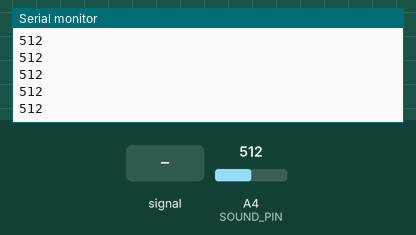
Recording of a sketch running on a simulated Arduino Uno, built with avr-gcc and run on an emulated ATmega328P. Shown: the last lines printed to the serial monitor. The test bench sets the inputs (shaded band); at power-on: A4 (SOUND_PIN) = 512.

Above: at 1.2 s.
1.3 s: A4 (SOUND_PIN) fed a 200 Hz sine of ±81 counts around its level
At 1.31 s:
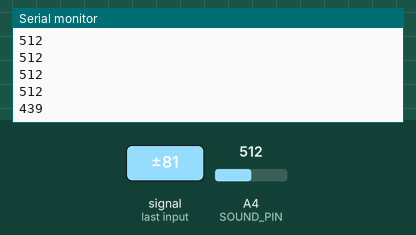
2.8 s: A4 (SOUND_PIN) set to 716
At 2.81 s:
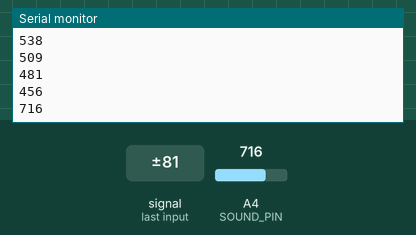
4.3 s: A4 (SOUND_PIN) fed a 1000 Hz sine of ±255 counts around its level
At 4.32 s:
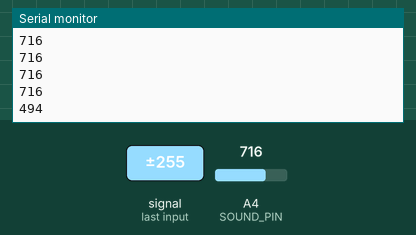
5.8 s: A4 (SOUND_PIN) set to 900
At 5.82 s:
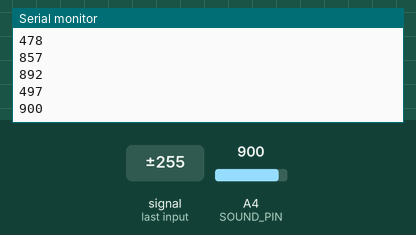
Timing chart, 0 to 8.3 s (numbered marks = the images above; inputs shaded):
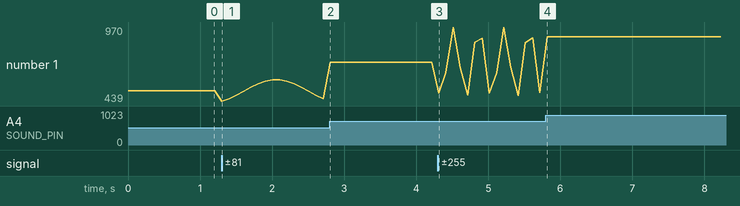

The sketch:

analog_sound_sensor_test.ino
```cpp
/*
 * This ESP32 code is created by esp32io.com
 *
 * This ESP32 code is released in the public domain
 *
 * For more detail (instruction and wiring diagram), visit https://esp32io.com/tutorials/esp32-sound-SOUND
 */

const int SOUND_PIN = A4; // ESP32 pin GPIO18 connected to the OUT pin of the sound SOUND

//int lastState = HIGH;  // the previous state from the input pin
//int currentState;      // the current reading from the input pin
int soundvar;

void setup() {
  // initialize serial communication at 9600 bits per second:
  Serial.begin(9600);
  // initialize the ESP32's pin as an input
  pinMode(SOUND_PIN, INPUT);
}

void loop() {
  // read the state of the the ESP32's input pin

  //currentState = digitalRead(SOUND_PIN);
  soundvar = analogRead(SOUND_PIN);
  Serial.println(soundvar);

  // if (lastState == HIGH && currentState == LOW){
  //   Serial.println("The sound has been detected");
  //   Serial.println(soundvar);
  // }
  // else if (lastState == LOW && currentState == HIGH){

  //   Serial.println("The sound has disappeared");
  //   Serial.println(soundvar);
  // }

  // save the the last state
  //lastState = currentState;
  delay(100);

}
```

Measured:
- after the input at 1.3 s, the serial monitor: prints a new line at once (image 1)
- after the input at 2.8 s, the serial monitor: prints a new line at once (image 2)
- after the input at 4.3 s, the serial monitor: prints a new line at once (image 3)
- after the input at 5.8 s, the serial monitor: prints a new line at once (image 4)
- plotted number 1: 512 → 456 after the input at 1.3 s, 456 → 716 after the input at 2.8 s, 716 → 497 after the input at 4.3 s, 497 → 900 after the input at 5.8 s
